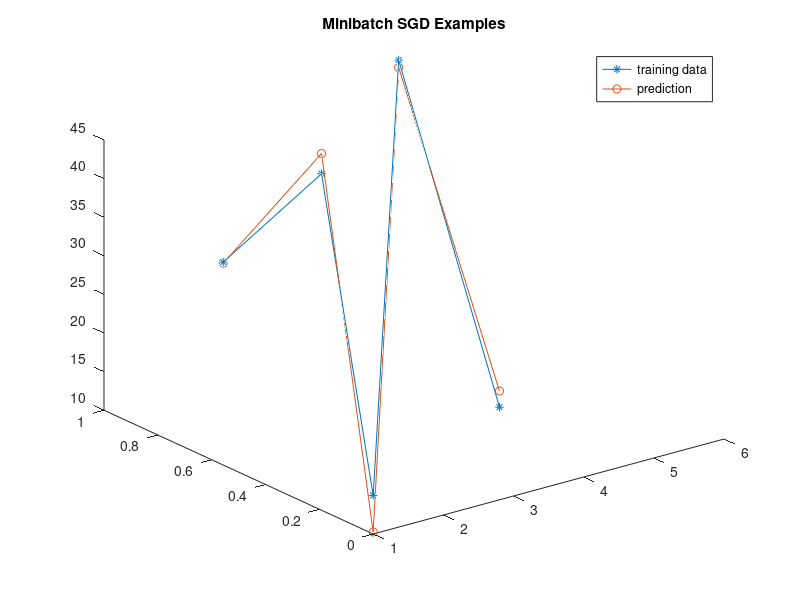

Write MATLAB code to recreate this figure.
%Minibatch SGD

%Data
x0 = [1 1 1 1 1];
x1 = [2.7 4.1 1.0 5.2 2.8];
x2 = [1 1 0 1 0];
x = [x0;x1;x2]';

y = [25 33 15 45 22]';

plot3(x1,x2,y,"*-")

%Parameter
C = 0.06; %constant, used in learning rate(or step size)
b = 2; %number of sample
e = 0.02; %error

%Algorithm
w_last = [0,0,0]';

t = 1; %iterations
random = randi(length(x0),[1,b]);
x_t = x(random,:);
y_t = y(random);
w_next = w_last - C/(b*(t)^(0.5)).*(x_t'*x_t*w_last - x_t'*y_t);

while (sum(abs(w_last-w_next)>=e))
    w_last = w_next;
    t = t+1;
    random = randi(length(x0),[1,b]);
    x_t = x(random,:);
    y_t = y(random);
    w_next = w_last - C/(b*(t)^(0.5)).*(x_t'*x_t*w_last - x_t'*y_t);
end

y1 = w_next(1)+w_next(2).*x1+w_next(3).*x2;
hold on
plot3(x1,x2,y1,"o-")
hold off
legend("training data","prediction")
title("Minibatch SGD Examples")